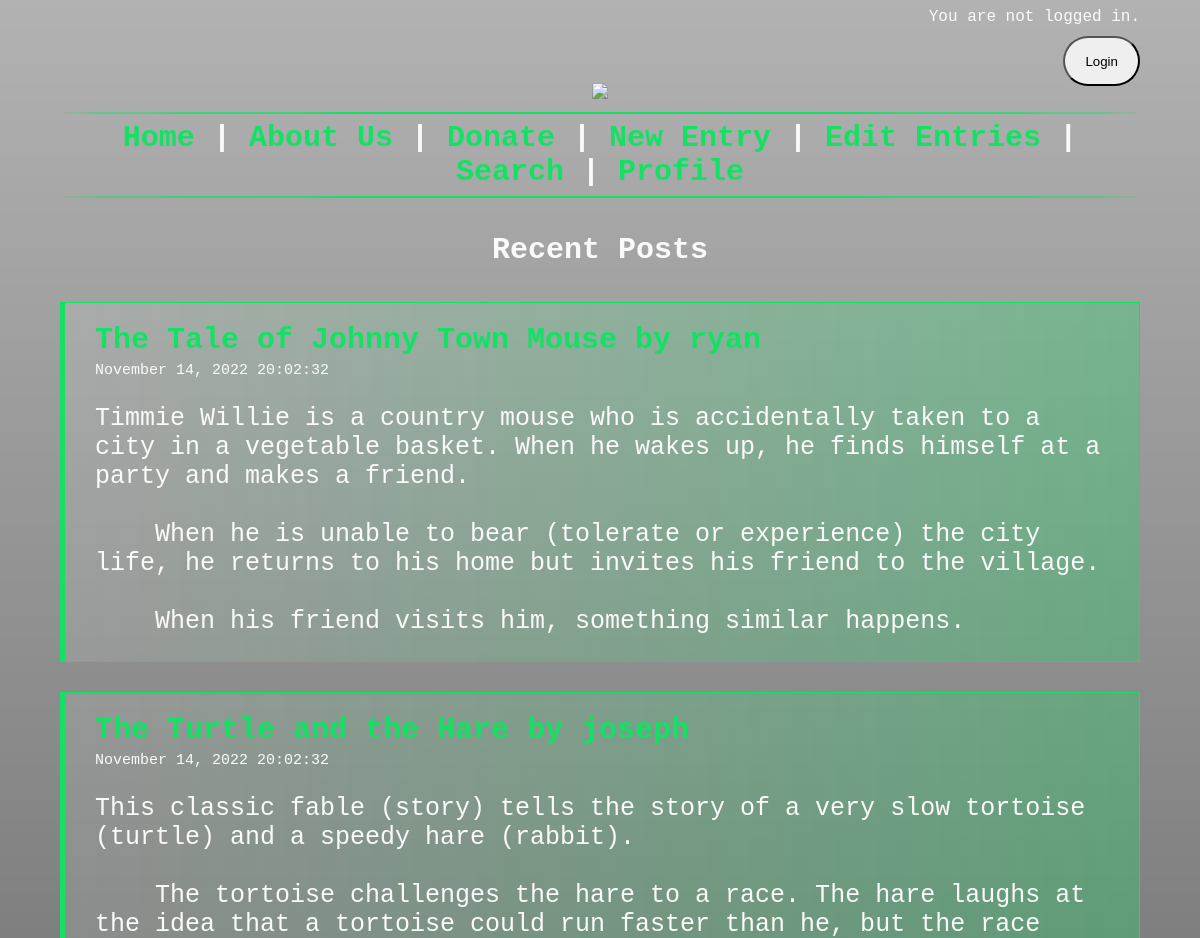
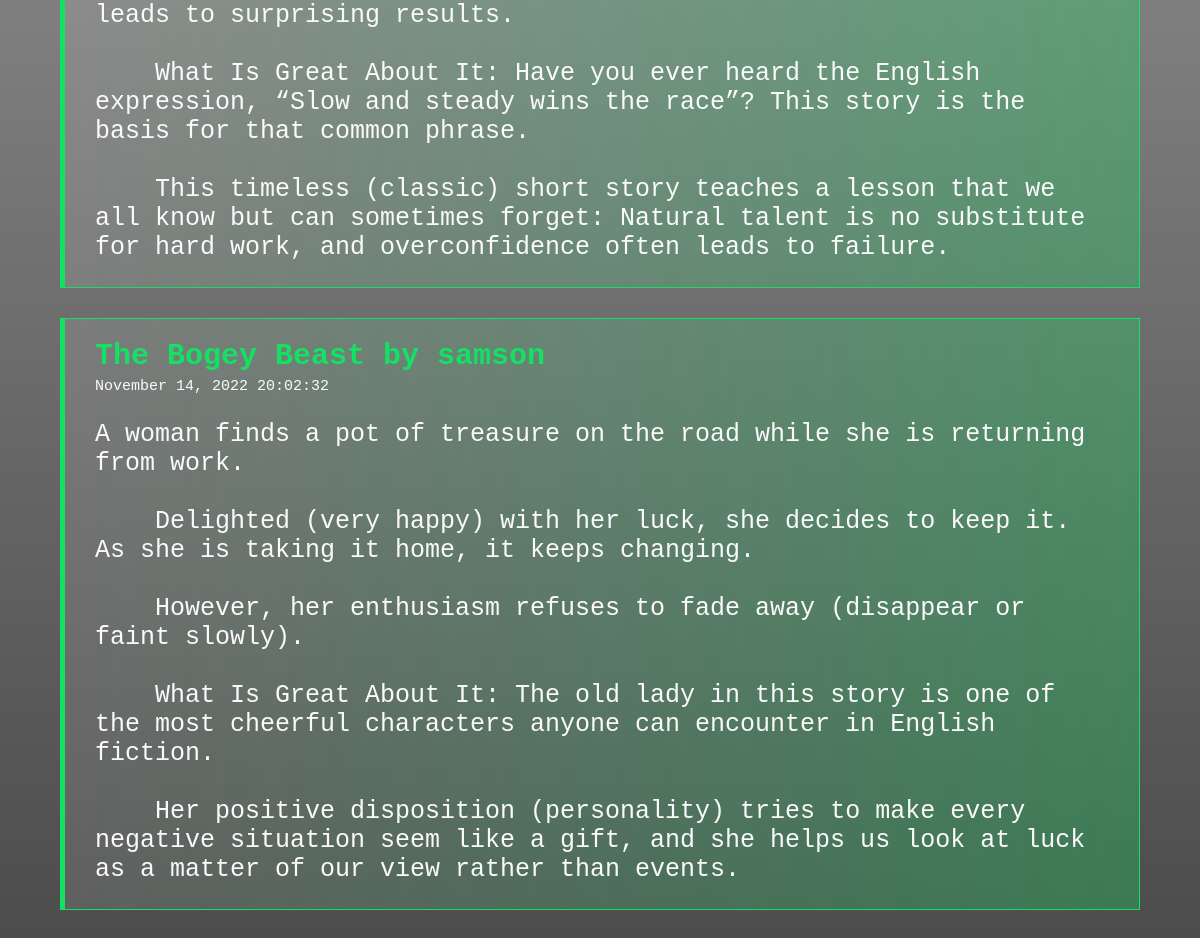
Before: / with the older database file (2 pictures, top to bottom).
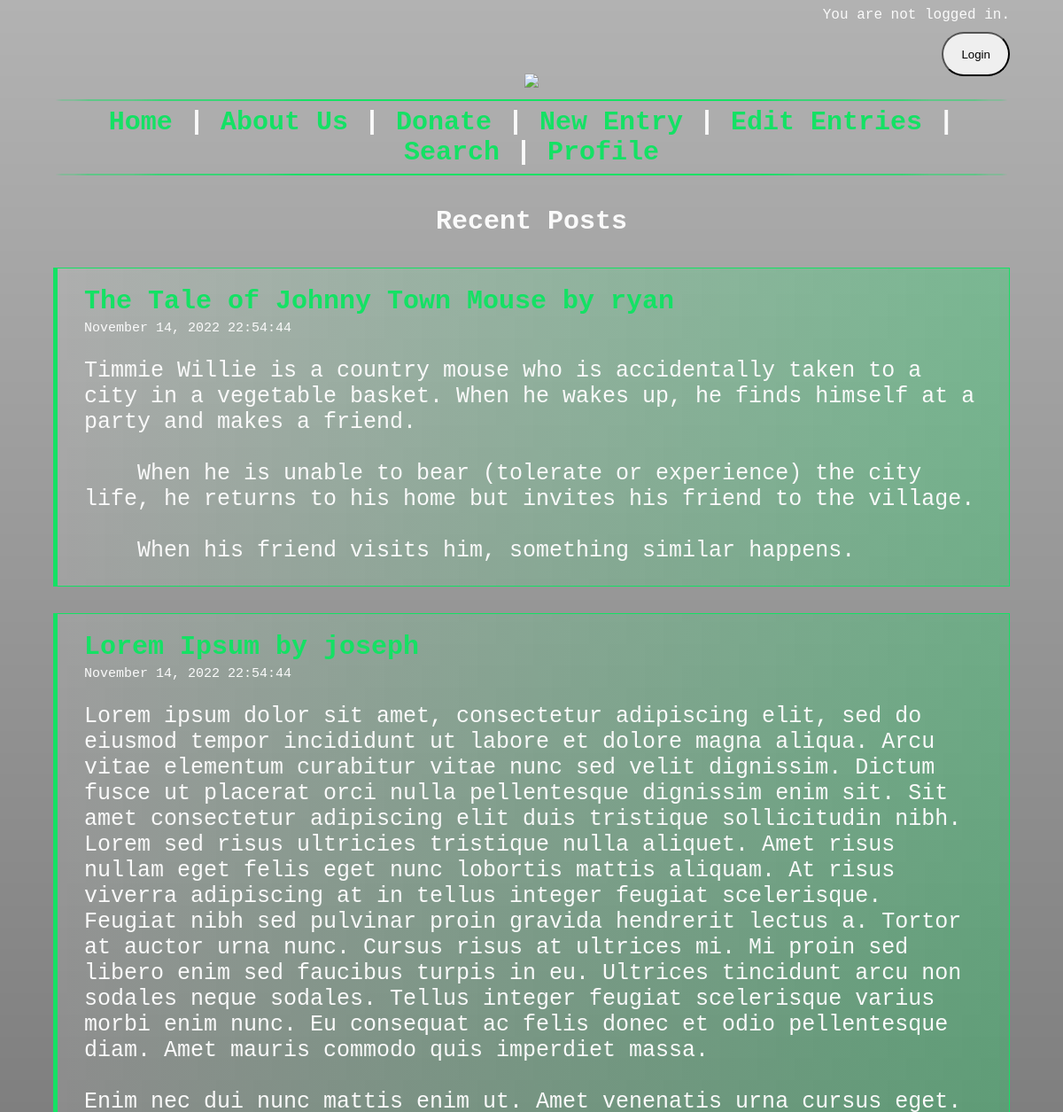
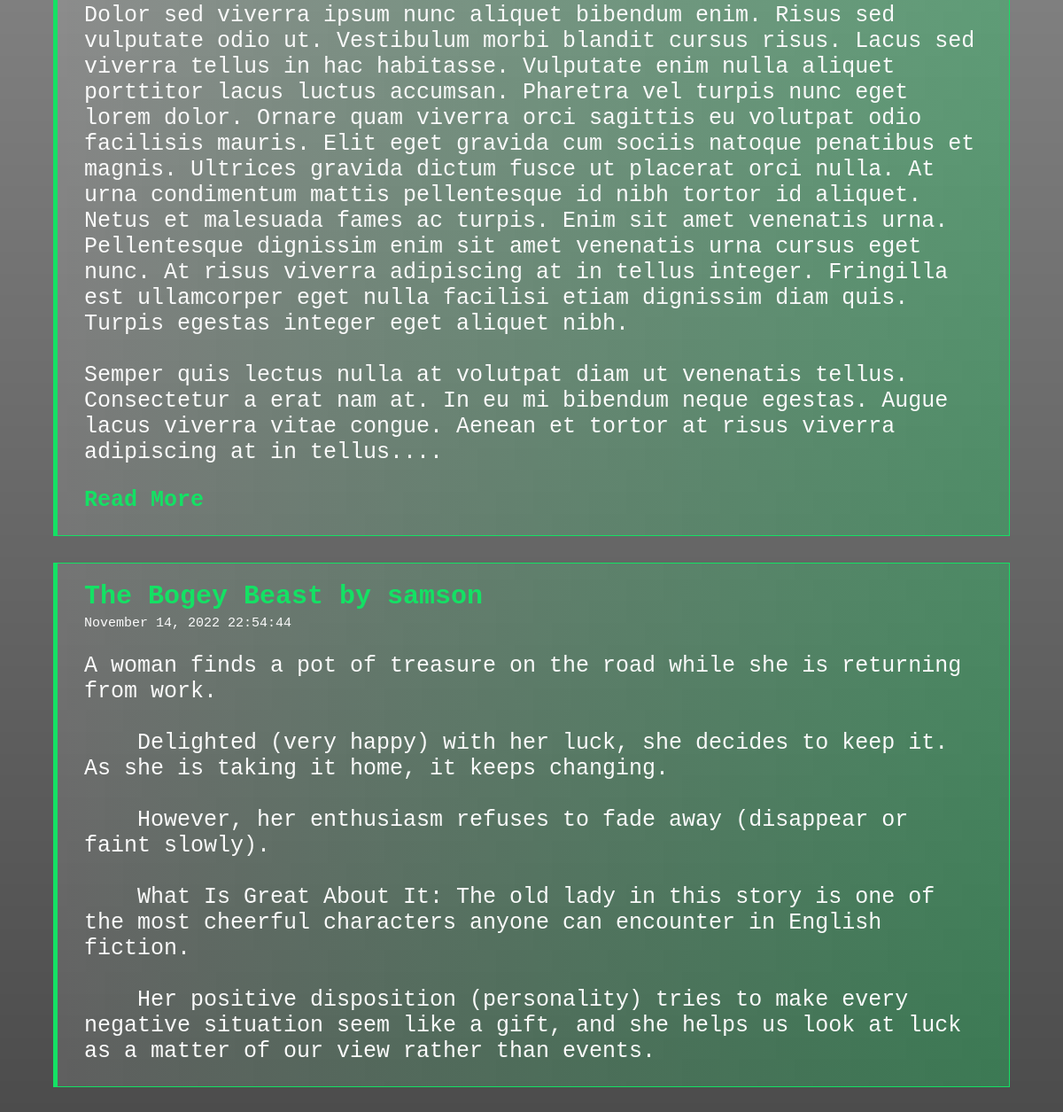
After: the same page with the newer database file (2 pictures, top to bottom).
### tables this page shows
CREATE TABLE stories(username TEXT, title TEXT, content TEXT, ID INTEGER, time TEXT);

### __init__.py (the view)
@app.route('/')
def index():
    db = sqlite3.connect(DB_FILE) #open if file exists, otherwise create
    c = db.cursor()
    print_stories(c)
    storieslist = get_all_stories(c)
    storieslist = storieslist[::-1]
    if(len(storieslist) == 0):
        storieslist = [('No user', 'No title', 'No story', None, 'No date')]
    login_status = False
    if 'username' in session:
        login_status = True
        db.close()
        return render_template("index.html", loginstatus=login_status, username = session['username'], flask_list_stories=storieslist)
    db.close()
    return render_template("index.html", loginstatus=login_status, flask_list_stories=storieslist) #'You are not logged in'

### db.py (called while the page is built)
def print_stories(db_cursor):
    print("Username, Title, Content, ID")
    db_cursor.execute("SELECT * FROM stories")
    rows = db_cursor.fetchall()
    for row in rows:
        print(row)

def get_all_stories(db_cursor):
    db_cursor.execute("SELECT * FROM stories")
    rows = db_cursor.fetchall()
    return rows

### templates/index.html (shortened to what this page needs)
<!DOCTYPE html>
<html>
	<head>
		<link rel="stylesheet" href="../static/css/style.css">
	</head>
	<body>
		<div style="text-align:right;">
			{% if loginstatus %}
				Welcome, {{username}}
			{% else %}
				You are not logged in.
			{% endif %}
		</div>
		<div id="login_logout_button">
			{% if loginstatus %}
	        <a href="/logout">
	            <button>Logout</button>
	        </a>
	        {% else %}
	        <a href="/login">
	            <button>Login</button>
	        </a>
	        {% endif %}
	    </div>
		<center><a href="/"><img id="logo" src="https://static1.textcraft.net/data1/2/2/22c3230bf0afe9d61ac223dbce287185c1f01b36da39a3ee5e6b4b0d3255bfef95601890afd80709da39a3ee5e6b4b0d3255bfef95601890afd8070905ccb9558d135c6627fbe265fa4dab9d.png"></a></center>
		<hr><h2>
            <a href="/">Home</a> |
            <a href="/aboutus">About Us</a> |
            <a href="/donate">Donate</a> |
            <a href="/newstory">New Entry</a> |
            <a href="/editstory">Edit Entries</a> |
            <a href="/search">Search</a> |
            <a href="/profile">Profile</a>
        </h2><hr>
		<h3>Recent Posts</h3>
		{% for story in flask_list_stories %}
		<div class="story-container">
			<h4><a href=/stories?id={{story[3]}}>{{story[1]}} by {{story[0]}}</a></h4>
			<p id="date">{{story[4]}}</p>
			<p style="white-space: pre-wrap;">{{story[2]|truncate(2000)}}</p>
			{% if story[2]|length>2000 %}
				<p style="font-weight:900;"><a href=/stories?id={{story[3]}}>Read More</a></p>
			{% endif %}
		</div>
		{% endfor %}
	</body>
</html>

### static/css/style.css (style rules this page uses)
body { font-family: Courier New, sans-serif; margin-left:5%; margin-right:5%; background-size:100px, 100%; background-image:url(https://i.pinimg.com/originals/2a/b1/c3/2ab1c37cfdff720c6de2ddb07328f145.jpg),linear-gradient(to top, rgba(0,0,0,0.7), rgba(0,0,0,0.3)); background-attachment:scroll,fixed; background-blend-mode:darken; color:rgb(250,250,250); }
h1, #logo { text-align: center; font-size: 70px; margin-top:-30px; }
h2 { margin-top:-6px; margin-bottom:-6px; font-size: 30px; text-align: center; padding: 5px; }
h3 { font-size: 30px; text-align: center; padding: 5px; }
h4 { margin-top:20px; font-size: 30px; margin-bottom:-10px; }
p { font-size: 25px; font-weight: 540; }
a { text-decoration: none; color: rgb(20,225,100); }
hr { border:1px solid rgb(20,225,100); border-radius:50%; }
#login_logout_button { text-align:right; padding-top:10px; }
#login_logout_button button, .loginbutton { height:50px; padding-left:20px; padding-right:20px; border-radius:25px; }
#date { font-size:15px; }
.story-container { border:1px solid rgb(20,225,100); border-left:5px solid rgb(20,225,100); padding-left:30px; padding-right:30px; background-image: linear-gradient(to left, rgba(20,225,100,0.3) , rgba(255,255,255,0.1)); margin-bottom:30px; }

Changed rows visible on the page:
changed stories "The Tale of Johnny Town Mouse": time "November 14, 2022 20:02:32" → "November 14, 2022 22:54:44"
changed stories: time "November 14, 2022 20:02:32" → "November 14, 2022 22:54:44"; content "This classic fable (story) tells the story of a very slow tortoise (turtle) and a speedy hare (rabbit). The tortoise challenges the hare to a race. The hare laughs at the idea that a tortoise could run faster than he, but the race leads to surprising results. What Is Great About It: Have you ever heard the English expression, “Slow and steady wins the race”? This story is the basis for that common phrase. This timeless (classic) short story teaches a lesson that we all know but can sometimes forget: Natural talent is no substitute for hard work, and overconfidence often leads to failure." → "Lorem ipsum dolor sit amet, consectetur adipiscing elit, sed do eiusmod tempor incididunt ut labore et dolore magna aliqua. Arcu vitae elementum curabitur vitae nunc sed velit dignissim. Dictum fusce ut placerat orci nulla pellentesque dignissim enim sit. Sit amet consectetur adipiscing elit duis tristique sollicitudin nibh. Lorem sed risus ultricies tristique nulla aliquet. Amet risus nullam eget felis eget nunc lobortis mattis aliquam. At risus viverra adipiscing at in tellus integer feugiat scelerisque. Feugiat nibh sed pulvinar proin gravida hendrerit lectus a. Tortor at auctor urna nunc. Cursus risus at ultrices mi. Mi proin sed libero enim sed faucibus turpis in eu. Ultrices tincidunt…"; now shows "Read More"
changed stories "The Bogey Beast": time "November 14, 2022 20:02:32" → "November 14, 2022 22:54:44"
